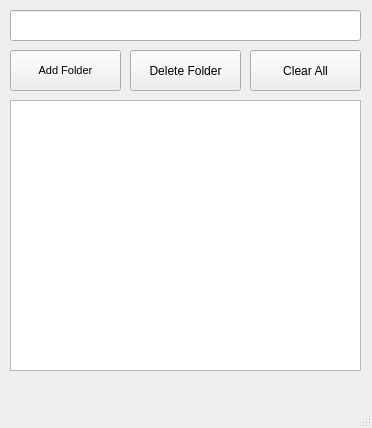
<?xml version="1.0" encoding="UTF-8"?>
<ui version="4.0">
 <class>FolderName</class>
 <widget class="QMainWindow" name="FolderName">
  <property name="geometry">
   <rect>
    <x>0</x>
    <y>0</y>
    <width>372</width>
    <height>428</height>
   </rect>
  </property>
  <property name="windowTitle">
   <string>MainWindow</string>
  </property>
  <widget class="QWidget" name="centralwidget">
   <widget class="QLineEdit" name="lineEdit">
    <property name="geometry">
     <rect>
      <x>10</x>
      <y>10</y>
      <width>351</width>
      <height>31</height>
     </rect>
    </property>
   </widget>
   <widget class="QPushButton" name="pushButton">
    <property name="geometry">
     <rect>
      <x>250</x>
      <y>50</y>
      <width>111</width>
      <height>41</height>
     </rect>
    </property>
    <property name="text">
     <string>Clear All</string>
    </property>
   </widget>
   <widget class="QPushButton" name="pushButton_2">
    <property name="geometry">
     <rect>
      <x>130</x>
      <y>50</y>
      <width>111</width>
      <height>41</height>
     </rect>
    </property>
    <property name="text">
     <string>Delete Folder</string>
    </property>
   </widget>
   <widget class="QPushButton" name="pushButton_3">
    <property name="geometry">
     <rect>
      <x>10</x>
      <y>50</y>
      <width>111</width>
      <height>41</height>
     </rect>
    </property>
    <property name="font">
     <font>
      <pointsize>8</pointsize>
     </font>
    </property>
    <property name="text">
     <string>Add Folder</string>
    </property>
   </widget>
   <widget class="QListWidget" name="listWidget">
    <property name="geometry">
     <rect>
      <x>10</x>
      <y>100</y>
      <width>351</width>
      <height>271</height>
     </rect>
    </property>
   </widget>
  </widget>
  <widget class="QMenuBar" name="menubar">
   <property name="geometry">
    <rect>
     <x>0</x>
     <y>0</y>
     <width>372</width>
     <height>26</height>
    </rect>
   </property>
  </widget>
  <widget class="QStatusBar" name="statusbar"/>
 </widget>
 <resources/>
 <connections/>
</ui>
